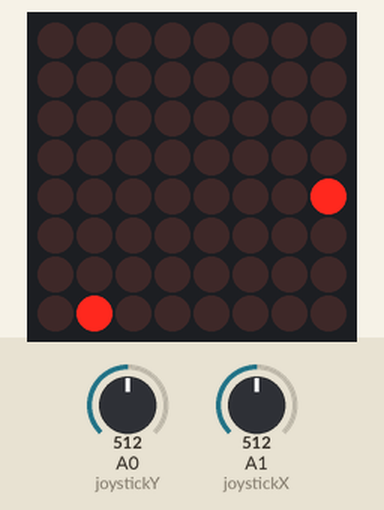
Simulated run of this sketch. Board: Arduino Uno, built with avr-gcc and run on an emulated ATmega328P. Shown: 8×8 LED matrix. The test bench sets the inputs (shaded band); at power-on: A0 (joystickY) = 512, A1 (joystickX) = 512. Random numbers use the default seed unless the sketch sets one.

Above: at 1.3 s.
1.7 s: A0 (joystickY) set to 588
3.2 s: A0 (joystickY) set to 617
At 3.31 s:
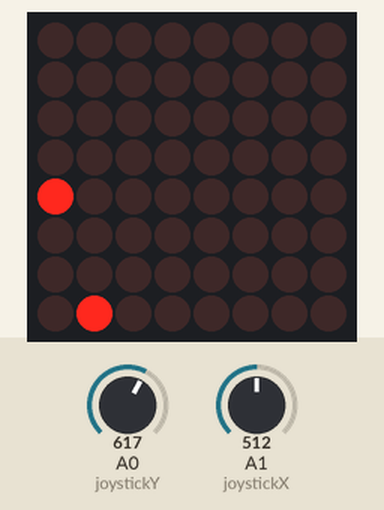
5.3 s: A0 (joystickY) set to 408
7.3 s: A0 (joystickY) set to 382
At 7.73 s:
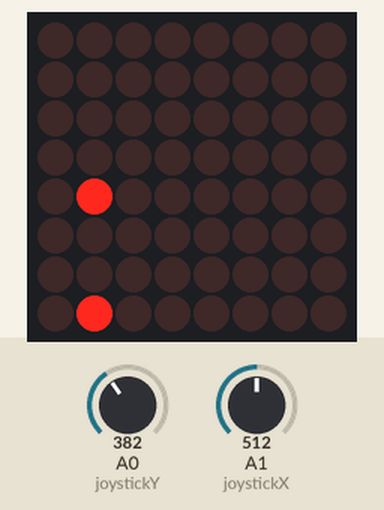
8.8 s: A0 (joystickY) set to 610
At 9.13 s:
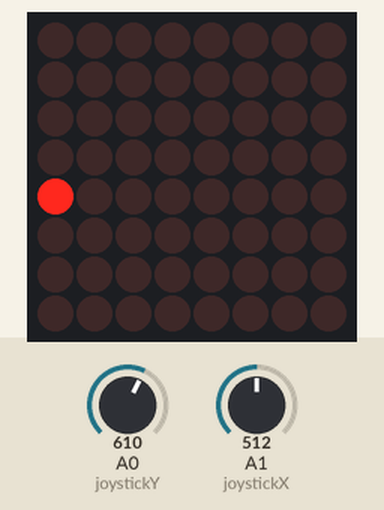
Timing chart, 0 to 11.3 s (numbered marks = the images above; inputs shaded):
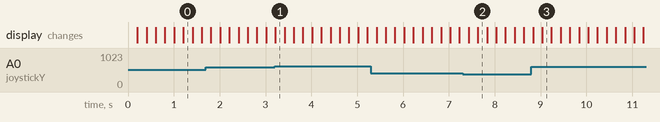

The sketch:

LEDsnake.ino
```cpp
#include "LedControl.h"

#define DEBUG

/*
   Written by: Lonn  https://github.com/lonnwolf031 2017

   Using a 8x8 single color LED matrix and joystick on Arduino Uno.
   Implementation of the well-known snake game.
*/

LedControl lc=LedControl(12,11,10,1);

int joystickX = A1;
int joystickY = A0;
int valueX = 512;
int valueY = 512;
int fruitX, fruitY, snakeDirection = 0;
unsigned long delaytime=500;
unsigned long flash=200;
enum matrix {
  MINX = 0,
  MINY = 0,
  MAXX = 7,
  MAXY = 7
};
enum sDirection {
  TOP = 1,
  DOWN = 2,
  LEFT = 3,
  RIGHT = 4
};
const int MAX_SNAKE_LENGTH = 10;

int snakeX[MAX_SNAKE_LENGTH];                      // X-coordinates of snake
int snakeY[MAX_SNAKE_LENGTH];                      // Y-coordinates of snake
int snakeLength = 1;

void setup() {
  #ifdef DEBUG
  Serial.begin(9600);
  #endif
  // wake up from power saving mode
  lc.shutdown(0,false);
  // medium brightness values
  lc.setIntensity(0,8);
  // clear the display
  lc.clearDisplay(0);
  // init fruit
  makeFruit();
  setSnake();
}

void drawSnake(){
  for(int i=0; i<snakeLength; i++){
    lc.setLed(0,snakeX[i], snakeY[i],true);
  }
}

void setSnake() {
  snakeLength = 1;
  snakeX[0] = 4;
  snakeY[0] = 7;
  for(int i=1; i<MAX_SNAKE_LENGTH; i++){
    snakeX[i] = snakeY[i] = -1;
  }
}

void drawFruit() {
  lc.setLed(0,fruitX,fruitY,true);
  delay(flash);
  lc.setLed(0,fruitX,fruitY,false);
  delay(flash);
  lc.setLed(0,fruitX,fruitY,true);
}

void readDirection() {
  valueX = analogRead(joystickX);
  valueY = analogRead(joystickY);
  if(valueX < 400) {
    snakeDirection = LEFT;
  }
  else if(valueX>600) {
    snakeDirection = RIGHT;
  }
  if(valueY < 400) {
    snakeDirection = TOP;
  }
  else if(valueY>600) {
    snakeDirection = DOWN;
  }
}

void nextstep(){
  for(int i=snakeLength-1; i>0; i--){
    snakeX[i] = snakeX[i-1];
    snakeY[i] = snakeY[i-1];
  }
  switch(snakeDirection){
    case TOP:
      snakeY[0] = snakeY[0]-1;
      break;
    case RIGHT:
      snakeX[0] = snakeX[0]+1;
      break;
    case DOWN:
      snakeY[0] = snakeY[0]+1;
      break;
    case LEFT:
      snakeX[0]=snakeX[0]-1;
      break;
  }
  if(snakeX[0] < MINX) {
    snakeX[0] = MAXX;
  }
  else if(snakeX[0] > MAXX) {
    snakeX[0] = MINX;
  }
  if(snakeY[0] < MINY) {
    snakeY[0] = MAXY;
  }
  else if(snakeY[0] > MAXY) {
    snakeY[0] = MINY;
  }
  for(int i=1; i < snakeLength; i++) {
    if((snakeX[0] == snakeX[i]) && (snakeY[0] == snakeY[i])) {
      showLost();
    }
  }
  if((snakeX[0] == fruitX) && (snakeY[0] == fruitY)){
    snakeLength++;
    if(snakeLength < MAX_SNAKE_LENGTH){
      makeFruit();
    }
    else {
      showWin();
    }
  }
}

void makeFruit(){
  int x, y;
  x = random(0, 8);
  y = random(0, 8);
  fruitX = x;
  fruitY = y;
}

// show happy face
void showWin() {
  lc.clearDisplay(0);
  lc.setColumn(0,6,B00100100);
  lc.setColumn(0,5,B00100100);
  lc.setColumn(0,2,B01000010);
  lc.setColumn(0,1,B00111100);
  delay(5000);
  //restart game
  setSnake();
}

// show sad face
void showLost() {
  lc.clearDisplay(0);
  lc.setColumn(0,6,B00100100);
  lc.setColumn(0,5,B00100100);
  lc.setColumn(0,2,B00111100);
  lc.setColumn(0,1,B01000010);
  delay(5000);
  //restart game
  setSnake();
}

void loop() {
  lc.clearDisplay(0);
  drawSnake();
  drawFruit();
  readDirection();
  nextstep();
}
```

Measured:
- the behaviour switches between 600 and 601 on A0 (joystickY) (found by bisection; images 0 and 1)
- the behaviour switches between 400 and 399 on A0 (joystickY) (found by bisection; images 1 and 2)
